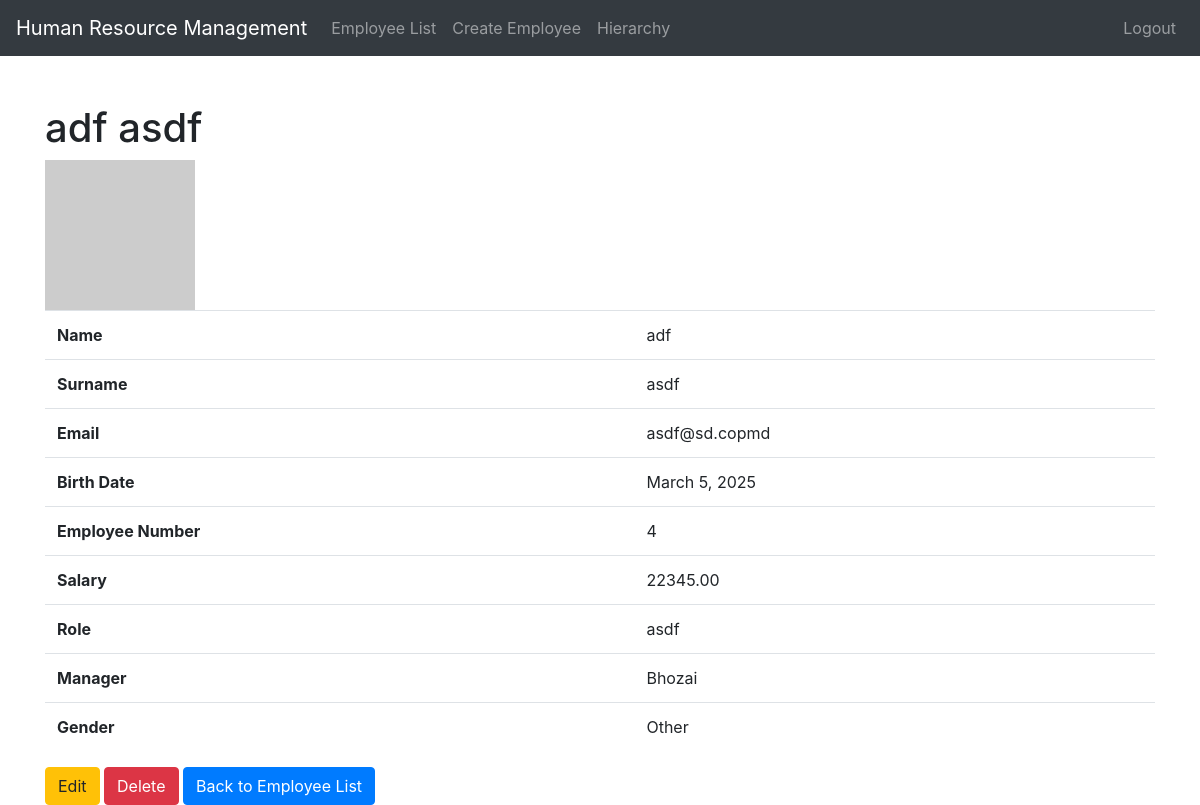
Before: /employees/detail/5/ (signed in) with the older database file.
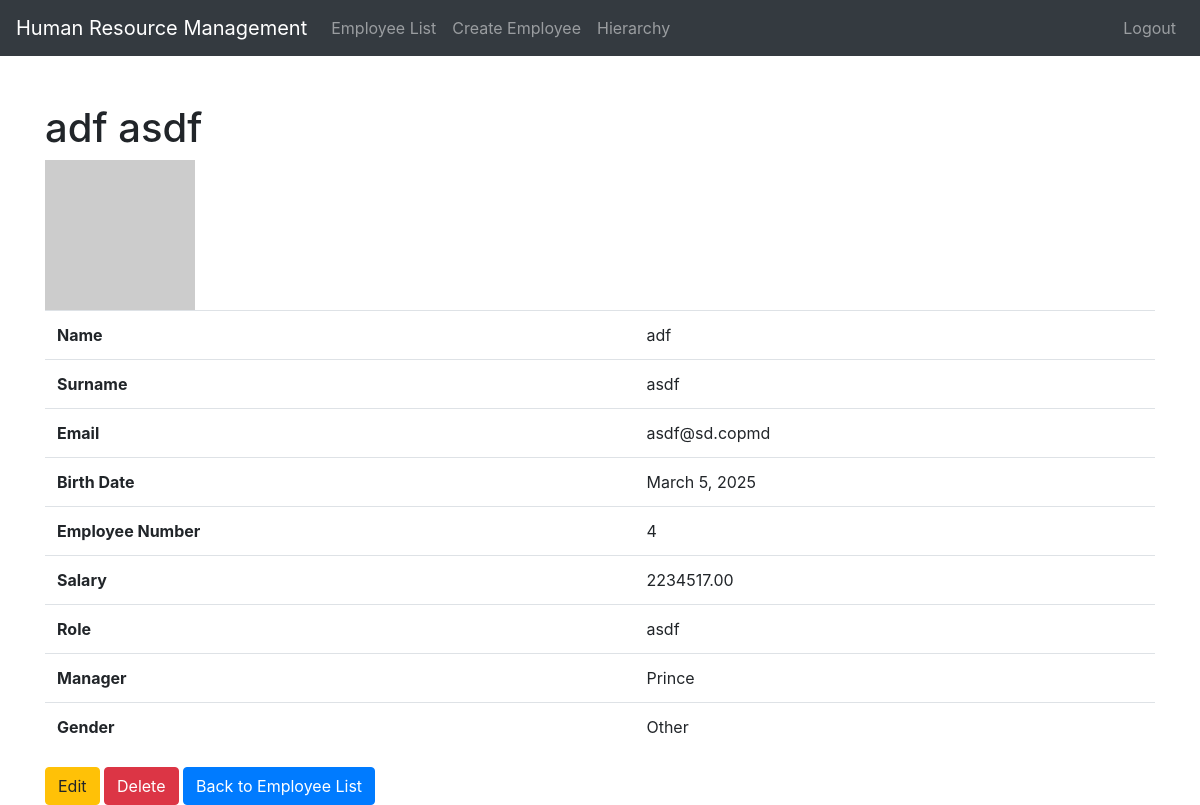
After: the same page with the newer database file.
### employees/models.py (models this page shows, shortened)
class Employee(models.Model):
    GENDER_CHOICES = (
        ('M', 'Male'),
        ('F', 'Female'),
        ('O', 'Other'),
    )
    name = models.CharField(max_length=100)
    surname = models.CharField(max_length=100)
    email = models.EmailField(unique=True)
    birth_date = models.DateField()
    employee_number = models.IntegerField(unique=True)
    salary = models.DecimalField(max_digits=10, decimal_places=2)
    role = models.CharField(max_length=100)
    manager = models.ForeignKey('self', on_delete=models.SET_NULL, null=True, blank=True, related_name='subordinates')
    gender = models.CharField(max_length=1, choices=GENDER_CHOICES, default='O')
    department = models.ForeignKey(Department, on_delete=models.SET_NULL, null=True, blank=True)  # Added here
    def get_gravatar_url(self):
        email = self.email.strip().lower()
        gravatar_hash = hashlib.sha256(email.encode('utf-8')).hexdigest()
        return f"https://www.gravatar.com/avatar/{gravatar_hash}"
    class Meta:
        ordering = ['surname', 'name']

### employees/views.py (the view)
# urls.py: path('detail/<int:pk>/', views.employee_detail, name='employee_detail'),
@login_required
def employee_detail(request, pk):
    employee = get_object_or_404(Employee, pk=pk)
    return render(request, 'employees/employee_detail.html', {'employee': employee})

### employees/templates/employees/employee_detail.html (shortened to what this page needs)
<!DOCTYPE html>
<html lang="en">
<head>
    <link rel="stylesheet" href="https://maxcdn.bootstrapcdn.com/bootstrap/4.5.2/css/bootstrap.min.css">
</head>
<body>
<nav class="navbar navbar-expand-lg navbar-dark bg-dark">
    <a class="navbar-brand" href="{% url 'employee_list' %}">Human Resource Management</a>
    <div class="collapse navbar-collapse" id="navbarNav">
        <ul class="navbar-nav">
            <li class="nav-item">
                <a class="nav-link" href="{% url 'employee_list' %}">Employee List</a>
            </li>
            <li class="nav-item">
                <a class="nav-link" href="{% url 'create_employee' %}">Create Employee</a>
            </li>
            <li class="nav-item">
                <a class="nav-link" href="{% url 'employee_hierarchy' %}">Hierarchy</a>
            </li>
        </ul>
        <ul class="navbar-nav ml-auto">
            <li class="nav-item">
                <a class="nav-link" href="{% url 'logout' %}">Logout</a>
            </li>
        </ul>
    </div>
</nav>
<div class="container mt-5">
    <h1>{{ employee.name }} {{ employee.surname }}</h1>
    <img src="{{ employee.get_gravatar_url }}" alt="Gravatar" width="150" height="150">
    <table class="table">
        <tr><th>Name</th><td>{{ employee.name }}</td></tr>
        <tr><th>Surname</th><td>{{ employee.surname }}</td></tr>
        <tr><th>Email</th><td>{{ employee.email }}</td></tr>
        <tr><th>Birth Date</th><td>{{ employee.birth_date }}</td></tr>
        <tr><th>Employee Number</th><td>{{ employee.employee_number }}</td></tr>
        <tr><th>Salary</th><td>{{ employee.salary }}</td></tr>
        <tr><th>Role</th><td>{{ employee.role }}</td></tr>
        <tr><th>Manager</th><td>{% if employee.manager %}{{ employee.manager.name }}{% else %}None{% endif %}</td></tr>
        <tr><th>Gender</th><td>{{ employee.get_gender_display }}</td></tr>
    </table>
    <a href="{% url 'edit_employee' employee.pk %}" class="btn btn-warning">Edit</a>
    <a href="{% url 'delete_employee' employee.pk %}" class="btn btn-danger">Delete</a>
    <a href="{% url 'employee_list' %}" class="btn btn-primary">Back to Employee List</a>
</div>
</body>
</html>

Changed rows visible on the page:
changed Employee "adf": salary "22345.00" → "2234517.00"; manager.name "Bhozai" → "Prince"
